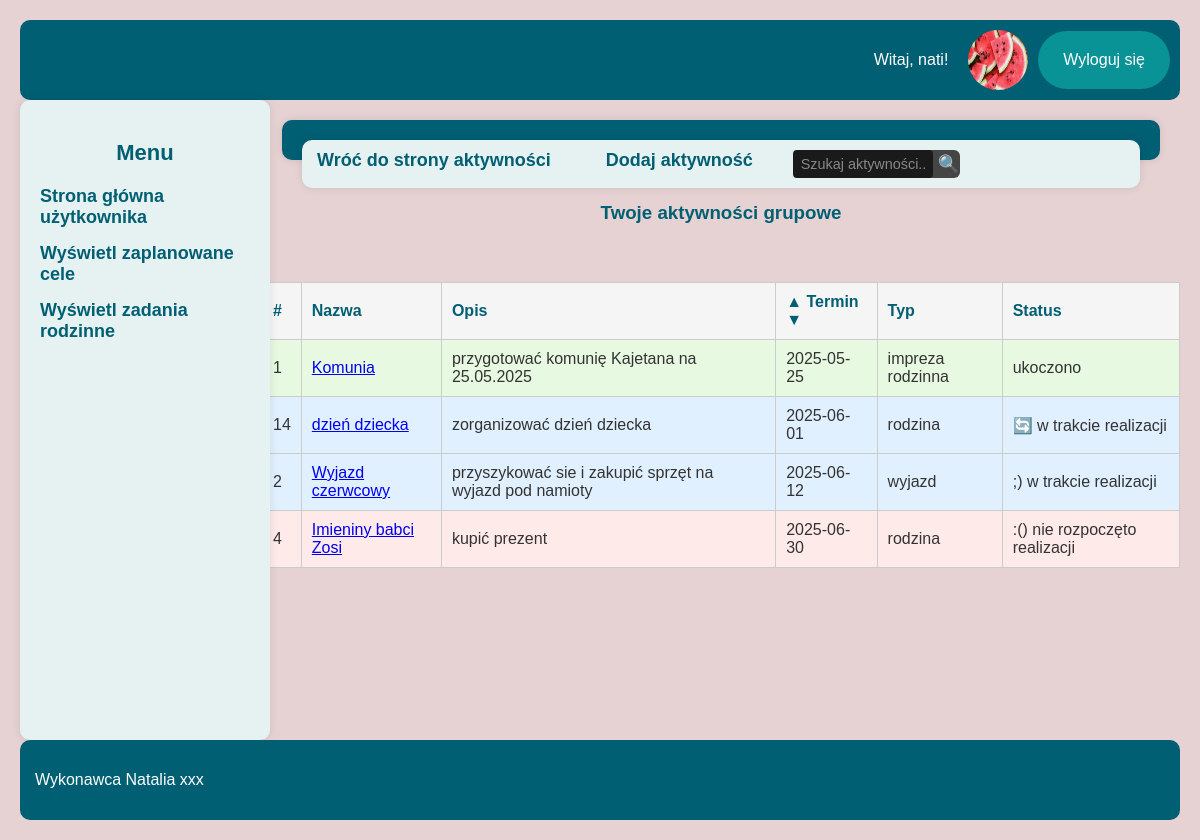
The page /aktywnosci_grupowe.php (signed in) on the database its author committed.
### tables this page shows
CREATE TABLE `uzytkownik` (
  `id` int(10) UNSIGNED NOT NULL,
  `imie` varchar(50) NOT NULL,
  `nazwisko` varchar(50) NOT NULL,
  `nick` varchar(50) NOT NULL,
  `haslo` varchar(255) NOT NULL,
  `zdjecie` varchar(50) NOT NULL
);

CREATE TABLE `status` (
  `id` int(10) UNSIGNED NOT NULL,
  `id_aktywnosci` int(10) NOT NULL,
  `statusZam` enum('nie rozpoczęto realizacji','w trakcie realizacji','ukoczono','') NOT NULL,
  `ikona` text NOT NULL
);

CREATE TABLE `aktywnosci_grupowe` (
  `id` int(10) NOT NULL,
  `nazwa` varchar(50) NOT NULL,
  `opis` text NOT NULL,
  `termin` date NOT NULL,
  `typ` varchar(50) NOT NULL
);

### fetch_aktywnosci.php (called while the page is built, shortened)
<?php
require_once 'baza.php';
$username = $_SESSION['nick'] ?? '';
if ($username) {
    $stmt = $conn->prepare("SELECT id FROM uzytkownik WHERE nick = ?");
    $stmt->bind_param("s", $username);
    $stmt->execute();
    $result = $stmt->get_result();
    $user = $result->fetch_assoc();
    $id_uzytkownika = $user['id'];
    $sql = "
        SELECT ag.id, ag.nazwa, ag.opis, ag.termin, ag.typ, s.statusZam, s.ikona
        FROM aktywnosci_grupowe ag
        JOIN aktywnosci_uzytkownik au ON ag.id = au.id_aktywnosci
        LEFT JOIN status s ON ag.id = s.id_aktywnosci
        WHERE au.id_uzytkownika = ?
        ORDER BY ag.termin ASC
    ";
    $stmt = $conn->prepare($sql);
    $stmt->bind_param("i", $id_uzytkownika);
    $stmt->execute();
    $result = $stmt->get_result();
    $aktywnosci = $result->fetch_all(MYSQLI_ASSOC);
}
?>

### aktywnosci_grupowe.php (the view, shortened to what this page needs)
<!DOCTYPE html>
<html lang="en">
<head>
    <link rel="stylesheet" href="css/styleAktywnosci.css">
</head>
<body>
    <?php   require_once 'elementy/header.php';     ?>
<article>
<div class="Aktywnosci">
    <nav class="Nawigacja">
        <ul>
            <li><a href="aktywnosci_grupowe.php">Wróć do strony aktywności</a></li>
            <li><a href="dodaj_aktywnosci.php">Dodaj aktywność</a></li>
            <div class="wyszukiwarka-kompakt">
                <input type="text" id="wyszukajInput" placeholder="Szukaj aktywności...">
                <button onclick="wyszukajAktywnosc()">🔍</button>
            </div>
        </ul>
    </nav>
    <div class="Tabela">
        <br>
            <h3>Twoje aktywności grupowe</h3>
        <br>
    <?php require_once 'fetch_aktywnosci.php'; ?>
<table class="aktywnosci-tabela">
    <thead>
        <tr>
            <th>#</th>
            <th>Nazwa</th>
            <th>Opis</th>
            <th onclick="sortTableByDate(3)" style="cursor: pointer;">▲ Termin ▼</th>
            <th>Typ</th>
            <th>Status</th>
        </tr>
    </thead>
    <tbody>
        <?php if (!empty($aktywnosci)): ?>
            <?php
            foreach ($aktywnosci as $a):
                $klasa_statusu = strtolower(str_replace(' ', '_', $a['statusZam']));
            ?>
            <tr class="<?= $klasa_statusu ?>">
                <td><?= $a['id'] ?></td>
                <td>
                    <a href="aktywnosc_szczegoly.php?id=<?= $a['id'] ?>">
                        <?= htmlspecialchars($a['nazwa']) ?>
                    </a>
                </td>
                <td><?= htmlspecialchars($a['opis']) ?></td>
                <td><?= $a['termin'] ?></td>
                <td><?= htmlspecialchars($a['typ']) ?></td>
                <td><?= $a['ikona'] . ' ' . $a['statusZam'] ?></td>
            </tr>
            <?php endforeach; ?>
        <?php else: ?>
            <tr><td colspan="6">Brak aktywności przypisanych do Ciebie.</td></tr>
        <?php endif; ?>
    </tbody>
</table>
    </div>
</div>
    <div class="Menu">
        <h3>Menu</h3>
        <ul>
            <li><a href="StronaUzytkownika.php">Strona główna użytkownika</a></li>
            <li><a href="cele_uzytkownika.php">Wyświetl zaplanowane cele</a></li>
            <li><a href="aktywnosci_grupowe.php">Wyświetl zadania rodzinne</a></li>
        </ul>
    </div>
    </article>
    <?php   require_once 'elementy/footer.php';     ?>
</body>
</html>

### elementy/header.php (shortened to what this page needs)
<?php
require_once 'baza.php';
$username = $_SESSION['nick'];
$query = "SELECT id, zdjecie FROM uzytkownik WHERE nick = ?";
$stmt = $conn->prepare($query);
$stmt->bind_param("s", $username);
$stmt->execute();
$result = $stmt->get_result();
if ($result->num_rows > 0) {
    $user = $result->fetch_assoc();
    $zdjecie = $user['zdjecie'] ? $user['zdjecie'] : 'zdjecia/default.jpg';
    } else {
        echo "Użytkownik nie został znaleziony.";
        exit;
    }
?>
 <header>
        <p class='witaj' >Witaj, <?php echo htmlspecialchars($username); ?>!       </p>
        <img class='zdjUzytkownika' src='zdjecia/<?php echo htmlspecialchars($zdjecie); ?>'>
        <a class="wyloguj" href="home.php">Wyloguj się</a>
</header>

### css/styleAktywnosci.css (style rules this page uses)
* { margin: 0px; padding: 0px; box-sizing: border-box; }
body { font-family: Arial, sans-serif; background-color: #e6d2d2; color: #333; height: 100vh; overflow: hidden; display: grid; margin: 20px; grid-template-rows: 10% 80% 10%; grid-template-columns: 100%; grid-template-areas: "Nawigacja" "Article" "Stopka"; }
header { grid-area: Nawigacja; background-color: #005f73; color: white; border-radius: 10px; display: flex; align-items: center; justify-content: flex-end; }
.wyloguj { gap: 10%; background-color: #e6d2d2; }
.wyloguj { display: inline-block; margin: 5px 10px; background-color: #0a9396; padding: 20px 25px; border-radius: 30px; }
.wyloguj { color: white; text-decoration: none; }
.zdjUzytkownika { display: inline-block; width: 60px; height: 60px; border-radius: 50%; }
.witaj { margin-right: 20px; }
article { grid-area: Article; display: grid; gap: 10px; grid-template-rows: 100%; grid-template-columns: 20% 80%; grid-template-areas: "Menu Aktywnosci"; }
.Aktywnosci { grid-area: Aktywnosci; max-height: 100%; padding-right: 10px; display: grid; grid-template-rows: 10% 90%; grid-template-columns: 100%; grid-template-areas: "Nawigacja" "Tabela"; }
.Nawigacja { grid-area: Nawigacja; display: flex; flex-direction: column; gap: 15px; padding: 20px; background-color: #005f73; border-radius: 10px; box-shadow: 0 0 8px rgba(0, 0, 0, 0.1); margin-bottom: 20px; }
.Nawigacja ul { list-style: none; display: flex; gap: 25px; padding: 10px 0; margin: 0; justify-content: flex-start; background-color: #e6f2f2; border-radius: 10px; box-shadow: 0 0 8px rgba(0,0,0,0.1); }
.Nawigacja li { margin: 0; }
.Nawigacja a { text-decoration: none; color: #005f73; font-weight: bold; font-size: 18px; padding: 8px 15px; border-radius: 8px; transition: background-color 0.3s ease; }
.Tabela { grid-area: Tabela; }
.Menu { width: 250px; background-color: #e6f2f2; padding: 20px; border-radius: 10px; box-shadow: 0 0 10px rgba(0, 0, 0, 0.1); margin-right: 20px; }
.Menu h3 { color: #005f73; font-size: 22px; margin-bottom: 20px; text-align: center; }
.Menu ul { list-style-type: none; padding: 0; }
.Menu li { margin: 15px 0; }
.Menu li a { text-decoration: none; color: #005f73; font-weight: bold; font-size: 18px; }
nav { display: flex; gap: 15%; margin: 20px; }
h3 { text-align: center; margin: 20px 0; color: #005f73; }
.aktywnosci-tabela { width: 100%; border-collapse: collapse; margin-top: 20px; overflow-y: auto; overflow-x: auto; }
.aktywnosci-tabela th, .aktywnosci-tabela td { border: 1px solid #ccc; padding: 10px; text-align: left; }
.aktywnosci-tabela th { background-color: #f5f5f5; color: #005f73; }
tr.nie_rozpoczęto_realizacji { background-color: #ffeaea; }
tr.w_trakcie_realizacji { background-color: #e0f0ff; }
tr.ukoczono { background-color: #e8f9e2; }
.wyszukiwarka-kompakt { display: flex; align-items: center; background-color: #464545; border-radius: 6px; width: fit-content; }
.wyszukiwarka-kompakt input[type="text"] { background-color: #1a1a1a; color: #eee; border: none; padding: 6px 8px; border-radius: 4px; font-size: 0.9em; width: 140px; }
.wyszukiwarka-kompakt input::placeholder { color: #888; }
.wyszukiwarka-kompakt button { background-color: transparent; border: none; color: #ccc; font-size: 1.1em; cursor: pointer; margin-left: 5px; transition: color 0.2s ease; }

### rows shown on the page
uzytkownik: zdjecie (picture)
status: id_aktywnosci "1", id_aktywnosci.nazwa "Komunia", id_aktywnosci.opis "przygotować komunię Kajetana na 25.05.2025", id_aktywnosci.termin "2025-05-25", id_aktywnosci.typ "impreza rodzinna", statusZam "ukoczono"
status: id_aktywnosci "14", id_aktywnosci.nazwa "dzień dziecka", id_aktywnosci.opis "zorganizować dzień dziecka", id_aktywnosci.termin "2025-06-01", id_aktywnosci.typ "rodzina", ikona "🔄", statusZam "w trakcie realizacji"
status: id_aktywnosci "2", id_aktywnosci.nazwa "Wyjazd czerwcowy", id_aktywnosci.opis "przyszykować sie i zakupić sprzęt na wyjazd pod namioty", id_aktywnosci.termin "2025-06-12", id_aktywnosci.typ "wyjazd", ikona ";)", statusZam "w trakcie realizacji"
status: id_aktywnosci "4", id_aktywnosci.nazwa "Imieniny babci Zosi", id_aktywnosci.opis "kupić prezent", id_aktywnosci.termin "2025-06-30", id_aktywnosci.typ "rodzina", ikona ":()", statusZam "nie rozpoczęto realizacji"

### other values the page prints
$username "nati"
